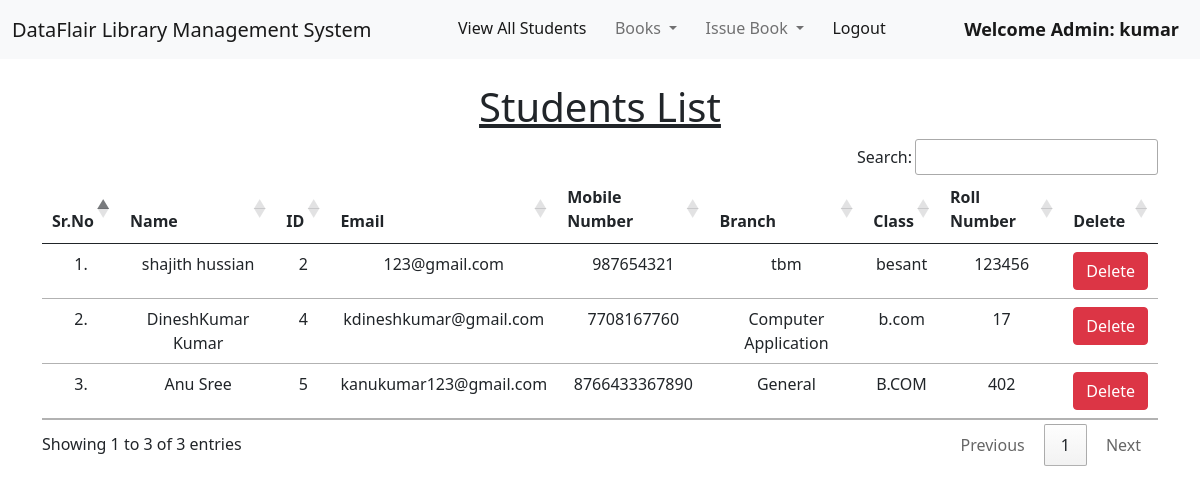
/view_students/ (signed in), run on the app's committed database.
### library/models.py (models this page shows, shortened)
class Student(models.Model):
    user = models.OneToOneField(User, on_delete=models.CASCADE)
    classroom = models.CharField(max_length=10)
    branch = models.CharField(max_length=10)
    roll_no = models.CharField(max_length=3, blank=True)
    phone = models.CharField(max_length=10, blank=True)
    image = models.ImageField(upload_to="", blank=True)

### library/views.py (the view)
# urls.py: path("view_students/", views.view_students, name="view_students"),
@login_required(login_url = '/admin_login')
def view_students(request):
    students = Student.objects.all()
    return render(request, "view_students.html", {'students':students})

### library/templates/view_students.html (shortened to what this page needs)
{% extends 'admin_navbar.html' %}
{% load static %}
{% block body %}
<div class="container mt-4">
    <h1 class="text-center"><u>Students List</u></h1>
    <table class="table table-hover" id="example">
        <thead>
            <tr class="text-center">
                <th>Sr.No</th>
                <th>Name</th>
                <th>ID</th>
                <th>Email</th>
                <th>Mobile Number</th>
                <th>Branch</th>
                <th>Class</th>
                <th>Roll Number</th>
                <th>Delete</th>
            </tr>
        </thead>
        <tbody>
            {% for student in students %}
            <tr class="text-center">
                <td>{{forloop.counter}}.</td>
                <td>{{student.user.get_full_name}}</td>
                <td>{{student.user.id}}</td>
                <td>{{student.user.email}}</td>
                <td>{{student.phone}}</td>
                <td>{{student.branch}}</td>
                <td>{{student.classroom}}</td>
                <td>{{student.roll_no}}</td>
                <td><a href="/delete_student/{{student.id}}/" class="btn btn-danger" onclick="return confirm('Are you sure you want to delete this student?')">Delete</a></td>
            </tr>
            {% endfor %}
        </tbody>
    </table>
    </div>
{% endblock %}

### library/templates/admin_navbar.html (shortened to what this page needs)
<!doctype html>
<html lang="en">
  <head>
    <link href="https://cdn.jsdelivr.net/npm/bootstrap@5.1.0/dist/css/bootstrap.min.css" rel="stylesheet">
    <link rel="stylesheet" href="https://cdn.datatables.net/1.10.25/css/jquery.dataTables.min.css">
    <link rel="stylesheet" href="https://cdn.datatables.net/buttons/1.7.1/css/buttons.dataTables.min.css">
  </head>
  <body>
    <nav class="navbar navbar-expand-lg navbar-light bg-light">
        <div class="container-fluid">
          <a class="navbar-brand" href="#">DataFlair Library Management System</a>
          <div class="collapse navbar-collapse" id="navbarSupportedContent">
            <ul class="navbar-nav me-auto mb-2 mb-lg-0">
              <li class="nav-item">
                <a class="nav-link active" aria-current="page" href="/view_students/">View All Students</a>
              </li>
              <li class="nav-item dropdown">
                <a class="nav-link dropdown-toggle" href="#" id="navbarDropdown" role="button" data-bs-toggle="dropdown" aria-expanded="false">
                  Books
                </a>
              </li>
              <li class="nav-item dropdown">
                <a class="nav-link dropdown-toggle" href="#" id="navbarDropdown" role="button" data-bs-toggle="dropdown" aria-expanded="false">
                  Issue Book
                </a>
              </li>
              <li class="nav-item">
                <a class="nav-link active" aria-current="page" href="/logout/">Logout</a>
              </li>
              <li class="nav-item">
                <a style="font-weight:600; font-family:'Segoe UI', Tahoma, Geneva, Verdana, sans-serif; font-size: large;" class="nav-link active" href="#">Welcome Admin: {{request.user}}</a>
              </li>
            </ul>
          </div>
        </div>
      </nav>
      {% block body %}
      {% endblock %}
  </body>
</html>

### data on the page
Student: user.get_full_name "shajith hussian", user.id "2", user.email "123@gmail.com", phone "987654321", branch "tbm", classroom "besant", roll_no "123456"
Student: user.get_full_name "DineshKumar Kumar", user.id "4", user.email "kdineshkumar@gmail.com", phone "7708167760", branch "Computer Application", classroom "b.com", roll_no "17"
Student: user.get_full_name "Anu Sree", user.id "5", user.email "kanukumar123@gmail.com", phone "8766433367890", branch "General", classroom "B.COM", roll_no "402"

### other printed values
{{ request.user }} "kumar"
